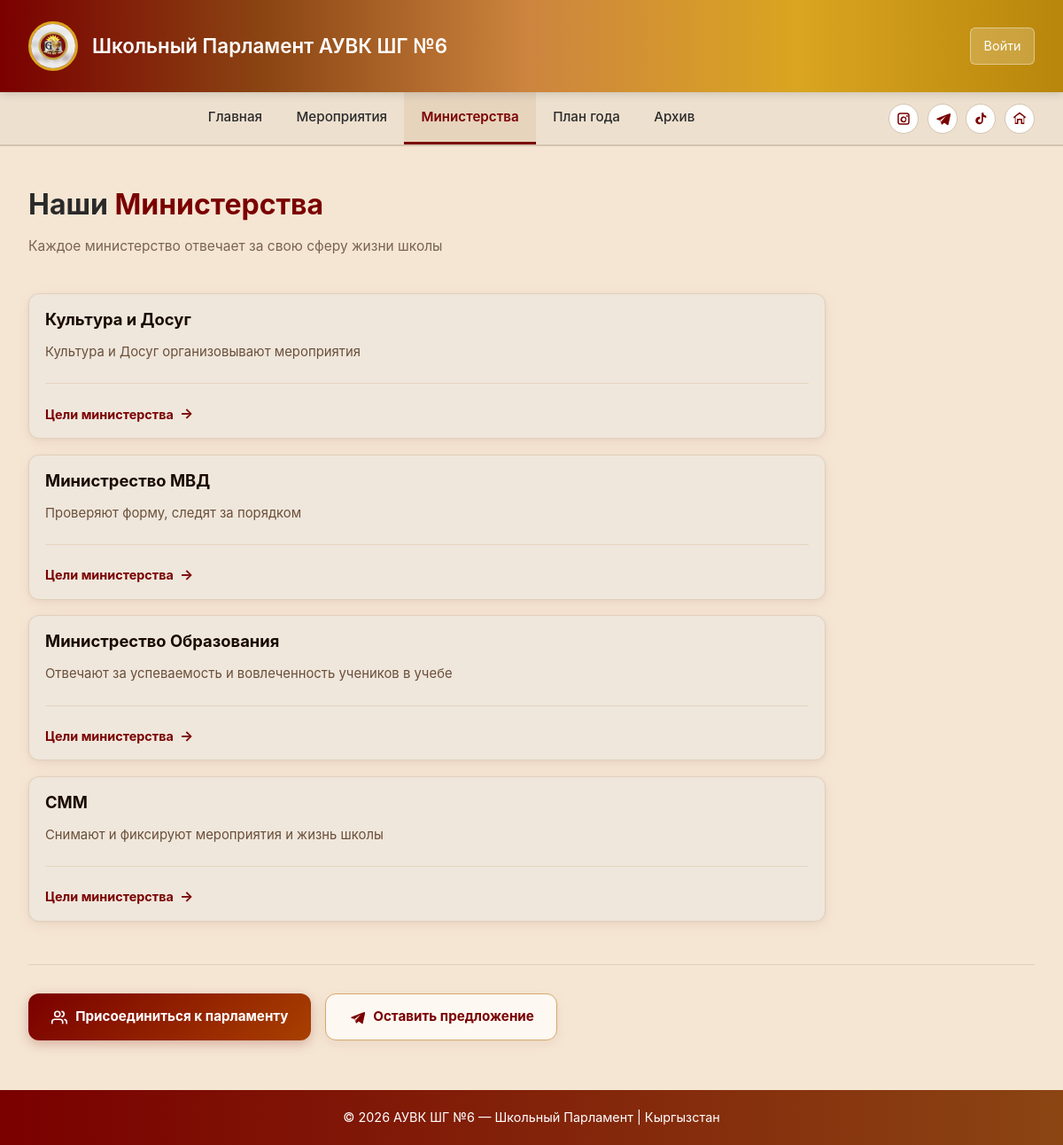
Before: /events/ministries/ with the older database file.
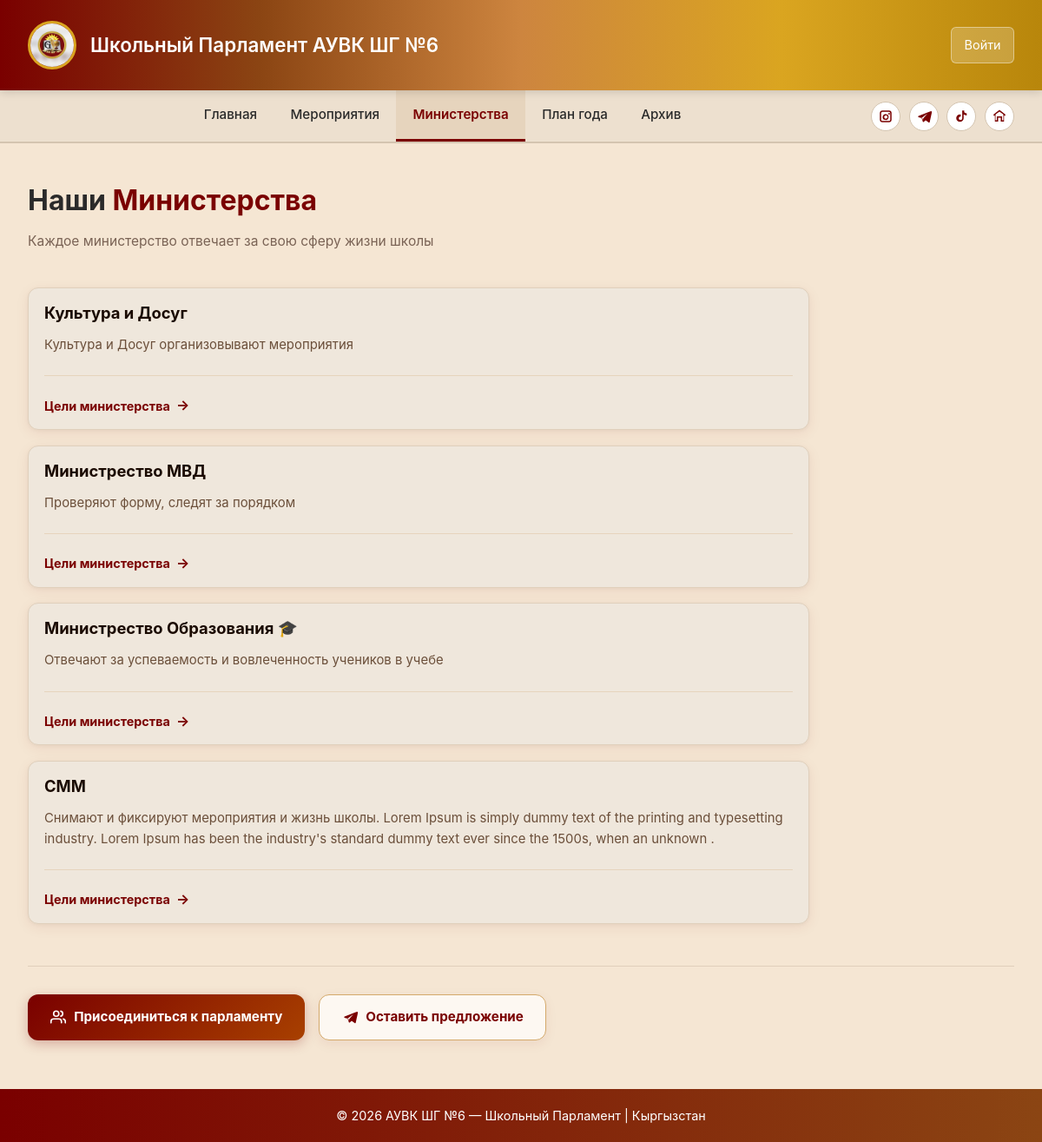
After: the same page with the newer database file.
### apps/ministries/models.py (models this page shows, shortened)
class Ministries(models.Model):
    name = models.CharField(max_length=50,blank=False,null=False)
    description = models.TextField(blank=False)
    image = models.ImageField(upload_to='images',blank=True)
    class Meta:
        verbose_name = 'Министерство'
        verbose_name_plural = 'Министерства'

### apps/events/views.py (the view)
# urls.py: path("ministries/", views.ministries_list, name="ministries_list"),
def ministries_list(request):
    ministries = Ministries.objects.all()
    return render(request, "events/ministries_list.html", {"ministries": ministries})

### templates/events/ministries_list.html (shortened to what this page needs)
{% extends "base_parlament.html" %}
{% load static %}
{% block content %}
<div class="page-header">
    <h2>Наши <span>Министерства</span></h2>
    <p class="page-subtitle">Каждое министерство отвечает за свою сферу жизни школы</p>
</div>
<div class="ministries-list">
    {% for ministry in ministries %}
<div class="ministry-card">
    <div class="ministry-body">
        <div class="ministry-name">{{ ministry.name }}</div>
        <div class="ministry-description">{{ ministry.description }}</div>
        <hr class="ministry-divider">
        <a href="{% url 'ministry_detail' ministry.pk %}" class="ministry-goals-link">
            Цели министерства <span class="arrow">→</span>
        </a>
    </div>
</div>
{% empty %}
    <p style="color:#999;">Министерства пока не добавлены.</p>
    {% endfor %}
</div>
<div class="cta-section">
    <a href="https://forms.google.com/YOUR_FORM_LINK" target="_blank" rel="noopener noreferrer" class="cta-btn primary">
        <svg viewBox="0 0 24 24" fill="none" stroke="currentColor" stroke-width="2.2" stroke-linecap="round" stroke-linejoin="round">
            <path d="M17 21v-2a4 4 0 0 0-4-4H5a4 4 0 0 0-4 4v2"/>
            <circle cx="9" cy="7" r="4"/>
            <path d="M23 21v-2a4 4 0 0 0-3-3.87"/>
            <path d="M16 3.13a4 4 0 0 1 0 7.75"/>
        </svg>
        Присоединиться к парламенту
    </a>
    <a href="https://t.me/YOUR_BOT" target="_blank" rel="noopener noreferrer" class="cta-btn secondary">
        <svg viewBox="0 0 24 24" fill="currentColor">
            <path d="M21.8 4.3L3.8 11.3a1 1 0 0 0 .1 1.9l4.6 1.4 1.8 5.4a1 1 0 0 0 1.6.4l2.7-2.5 4.7 3.5a1 1 0 0 0 1.6-.6l3.2-14.5a1 1 0 0 0-1.3-1.9zM9.1 13.9l8.2-6.1-6.4 7.4-.2 2.9-1.2-3.4-2.7-.8z"/>
        </svg>
        Оставить предложение
    </a>
</div>
{% endblock %}

Changed rows visible on the page:
changed Ministries "Отвечают за успеваемость и вовлеченность учеников в учебе": name "Министрество Образования" → "Министрество Образования 🎓"
changed Ministries "СММ": description "Снимают и фиксируют мероприятия и жизнь школы" → "…фиксируют мероприятия и жизнь школы. Lorem Ipsum is simply dummy text of the printing and typesetting industry. Lorem Ipsum has been the industry's standard dummy text ever since the 1500s, when an unknown ."
